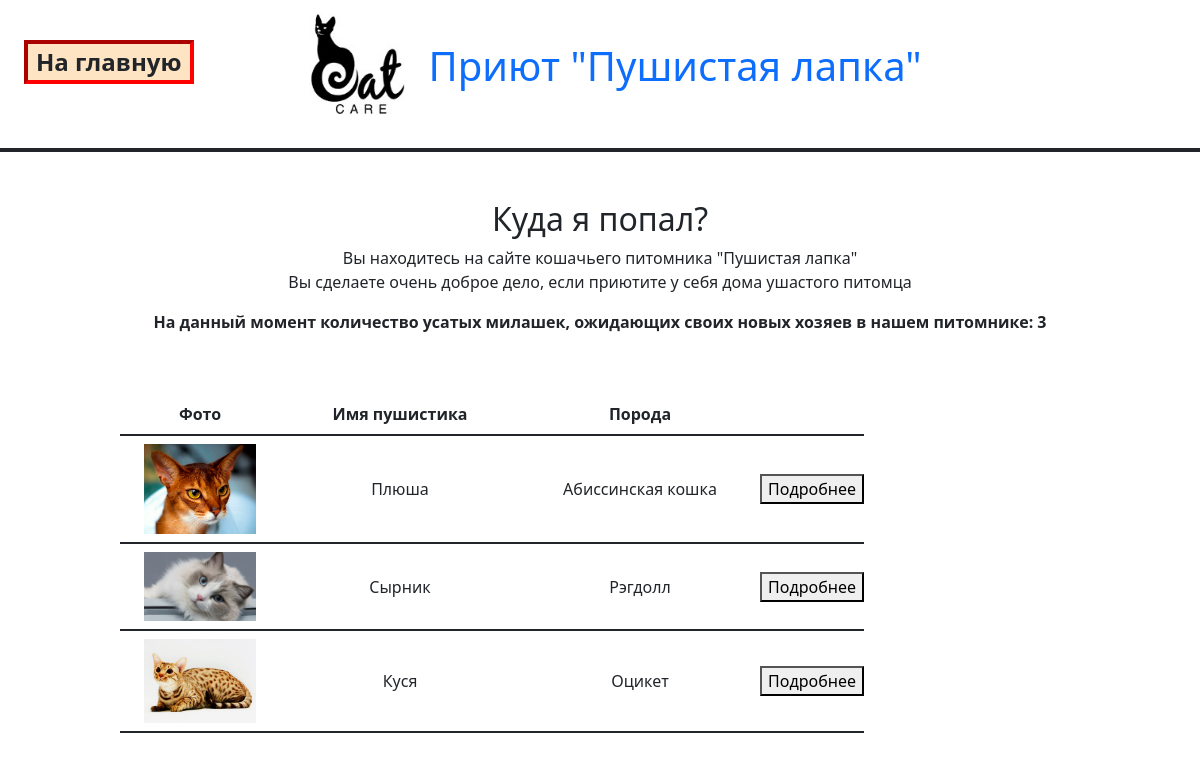
Screenshot of /kittalog/1/ with the database file from the repository.
### kittalog/models.py (models this page shows, shortened)
class Shelter(models.Model):
    name = models.CharField(max_length=50)
    city = models.CharField(max_length=50)
    picture = models.ImageField(upload_to='images\\shelters')
    def __str__(self):
        return self.name

class Kit(models.Model):
    name = models.CharField(max_length=50)
    type = models.CharField(max_length=50)
    description = models.TextField(max_length=1000)
    picture = models.ImageField(upload_to=get_user_img_path)
    shelter = models.ForeignKey(
        'Shelter', on_delete=models.SET_NULL, null=True)
    def __str__(self):
        return self.name
    def get_absolute_url(self):
        return reverse("kit_detail", args=[str(self.id)])

### kittalog/views.py (the view)
# urls.py: path("<int:sh>/", views.KitListView.as_view(),  name='kittalog'),
class KitListView(generic.ListView):
    model = Kit
    def get_queryset(self):
        return Kit.objects.filter(shelter__exact=self.kwargs['sh'])
    def get_context_data(self, **kwargs):
        context = super(KitListView, self).get_context_data(**kwargs)
        context['sh'] = self.kwargs['sh']
        context['shelter'] = Shelter.objects.get(id=self.kwargs['sh'])
        return context

### kittalog/templates/kittalog/kit_list.html
{% extends 'base_generic.html' %}
{% load static %}
{% block header%}
    <div class='header'  style="text-align: center; ">
      <span class='mainer'><a href = '{% url 'shelter_list' %}'>На главную</a></span>
      <h1>
        <a href = "{% url 'kittalog' sh %}"><img class='logo' src='{{shelter.picture.url}}'>Приют "{{shelter}}"</a>
      </h1>
    </div>
{% endblock header %}
{% block content %}
<div style = 'margin: 0 10%'>
    <h2>Куда я попал?</h2>
    <p>Вы находитесь на сайте кошачьего питомника "{{shelter}}"<br>Вы сделаете очень доброе дело, если приютите у себя дома ушастого питомца</p>
    <p><strong>На данный момент
        {% if kit_list %} количество усатых милашек, ожидающих своих новых хозяев в нашем питомнике: {{kit_list.count}}
        {%else%} в нашем питомнике нет маленьких друзей, ожидающих своих новых хозяев
        {% endif%}</strong></p>
</div>
{% if kit_list %}
<div table style = 'margin-top: 5%'>
    <table class='listed' style = 'margin: 5% 10%'>
        <tr><th style='width: 10em'>Фото</th><th style='width: 15em'>Имя пушистика</th><th style='width: 15em'>Порода</th><th style='width: 20'></th></tr>
        {% for kit in kit_list %}
        <tr><td style='width: 20'><img src={{kit.picture.url}} style="max-width: 7em; max-height: 7em" ></td><td style='width: 20'>{{kit}}</td><td style='width: 20'>{{kit.type}}</td><td style='width: 20'><a href='{{kit.get_absolute_url}}'><button>Подробнее</button></a></tr>
        {% endfor %}
    </table>
</div>
{% endif %}
{% endblock content %}

### kittalog/templates/base_generic.html (shortened to what this page needs)
{% load static %}
<!doctype html>
<html lang="en">
  <head>
    <link href="https://cdn.jsdelivr.net/npm/bootstrap@5.1.3/dist/css/bootstrap.min.css" rel="stylesheet">
    <link rel='stylesheet', href={% static 'kittalog/css/styles.css' %}>
  </head>
  <body>
    {% block header%}{% endblock header %}
    <div class='content'>
    {% block content %}{% endblock content %}
    </div>
  </body>
</html>

### kittalog/static/kittalog/css/styles.css (style rules this page uses)
div { text-align: center; }
.header { position: fixed; top: 0; z-index: 100; width: 100%; background-color: white; border-bottom: 4px solid; }
.logo { max-width: 150px; max-height: 150px; }
.content { margin-top: 200px; }
.listed th, td { border-bottom: 2px solid; padding: 8px 0; }
h1 a { text-decoration: none; }
.mainer { position:absolute; border: 4px inset red; font-size: 2vw; top: 40px; left: 2vw; background-color:bisque; font-weight: bold; padding: 0 8px; }
.mainer a { text-decoration: none; color: unset; }

### rows the page displays
Shelter: picture (picture), name "Пушистая лапка"
Kit: picture (picture), name "Плюша", type "Абиссинская кошка"
Kit: picture (picture), name "Сырник", type "Рэгдолл"
Kit: picture (picture), name "Куся", type "Оцикет"

### other values shown
{{ kit_list.count }} "3"
